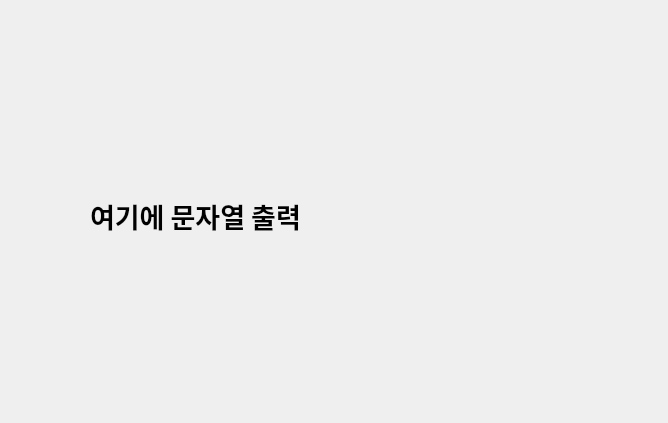
<?xml version="1.0" encoding="UTF-8"?>
<ui version="4.0">
 <class>Dialog</class>
 <widget class="QDialog" name="Dialog">
  <property name="geometry">
   <rect>
    <x>0</x>
    <y>0</y>
    <width>668</width>
    <height>423</height>
   </rect>
  </property>
  <property name="windowTitle">
   <string>Dialog</string>
  </property>
  <widget class="QLabel" name="label">
   <property name="geometry">
    <rect>
     <x>90</x>
     <y>120</y>
     <width>501</width>
     <height>191</height>
    </rect>
   </property>
   <property name="font">
    <font>
     <family>맑은 고딕</family>
     <pointsize>20</pointsize>
     <weight>75</weight>
     <bold>true</bold>
    </font>
   </property>
   <property name="text">
    <string>여기에 문자열 출력</string>
   </property>
  </widget>
 </widget>
 <resources/>
 <connections/>
</ui>
